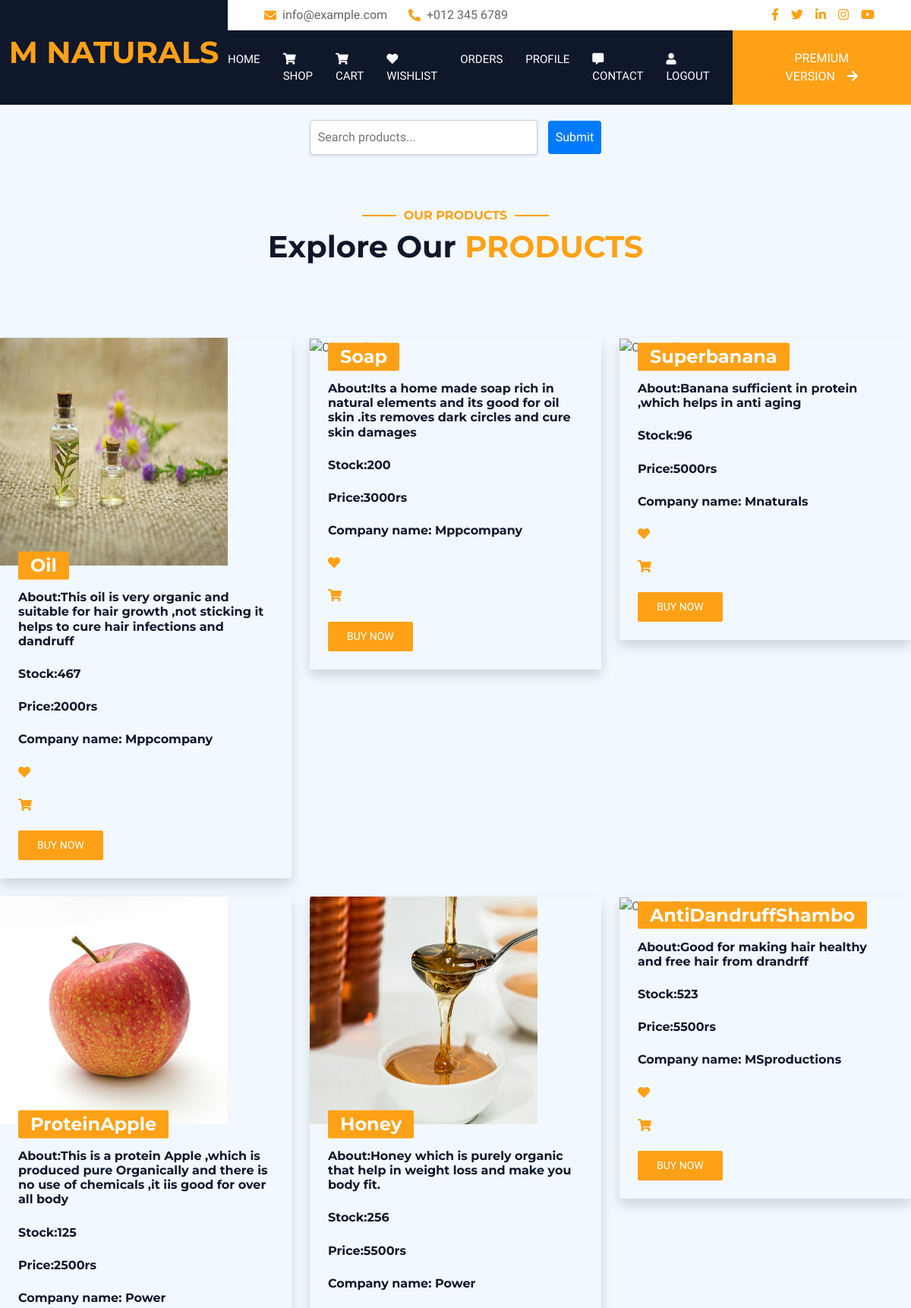
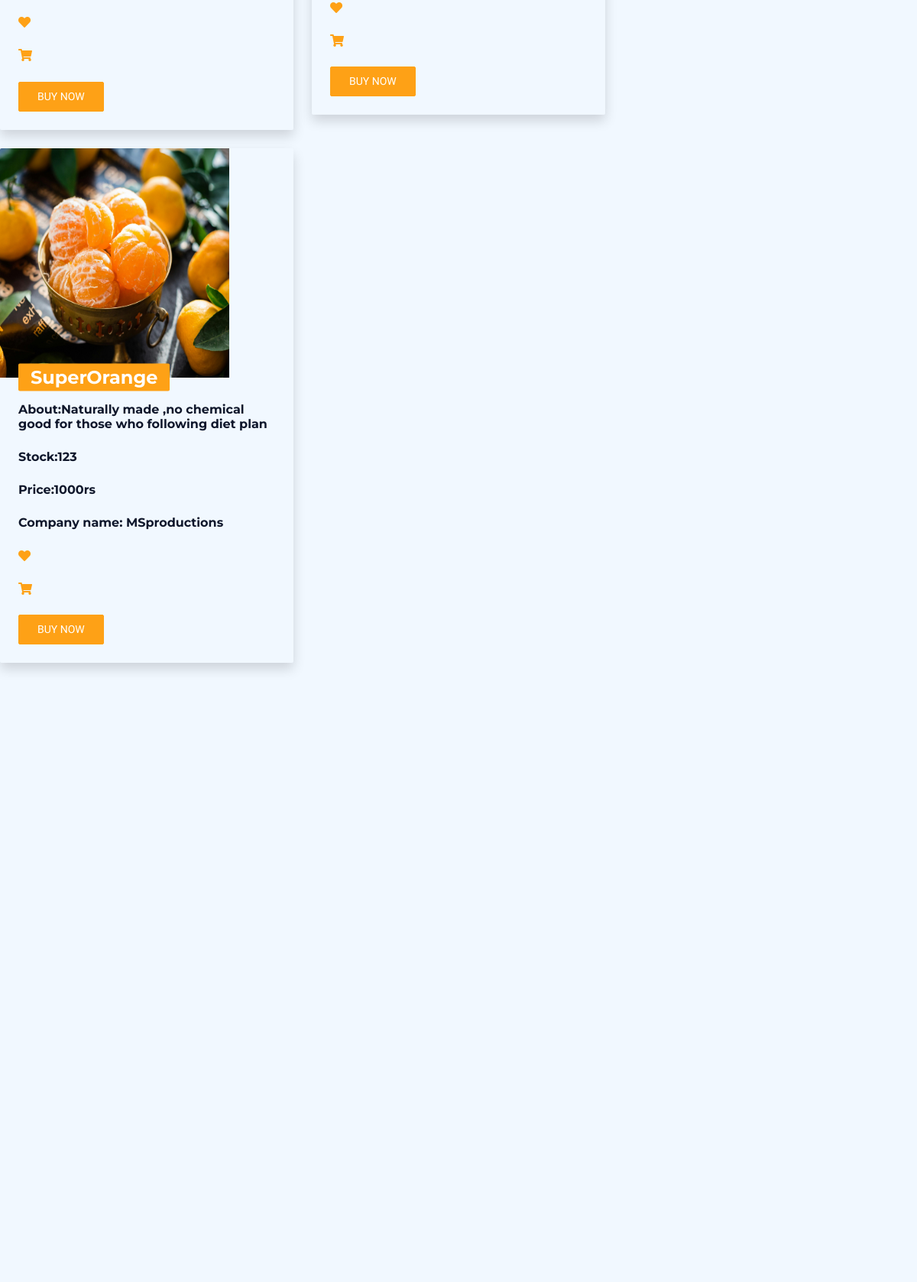
/usershop (signed in, upper part), run on the app's committed database (2 pictures, top to bottom).
### mapp/models.py (models this page shows)
class product(models.Model):
    pname=models.CharField(max_length=20)
    company_details=models.ForeignKey(company_reg,on_delete=models.CASCADE)
    cost=models.IntegerField()
    stock=models.IntegerField()
    image=models.FileField()
    definition=models.CharField(max_length=500)
    status=models.CharField(max_length=20,default="pending")

class company_reg(models.Model):
    company_name=models.CharField(max_length=20)
    company_address=models.CharField(max_length=100)
    company_email=models.EmailField()
    company_condactno=models.IntegerField()
    owner_name=models.CharField(max_length=20)
    owner_adharphoto=models.FileField()
    company_username=models.CharField(max_length=20)
    company_password=models.CharField(max_length=10)
    status=models.CharField(max_length=20)
    payment_status=models.CharField(max_length=20)

### mapp/views.py (the view)
# urls.py: path('usershop',views.usershop),
def usershop(re):
    if 'user' in re.session:
        data = product.objects.all()
        print(data)
        return render(re,'user/usershop.html',{'data': data })
    return render(re,'login.html')

### templates/user/usershop.html (shortened to what this page needs)
<!DOCTYPE html>
<html lang="en">
<head>
    {% load static %}
    <link href="https://cdnjs.cloudflare.com/ajax/libs/font-awesome/5.10.0/css/all.min.css" rel="stylesheet">
    <link href="https://cdn.jsdelivr.net/npm/bootstrap-icons@1.4.1/font/bootstrap-icons.css" rel="stylesheet">
    <link href="lib/animate/animate.min.css" rel="stylesheet">
    <link href="lib/owlcarousel/assets/owl.carousel.min.css" rel="stylesheet">
    <link href="{% static 'lib/tempusdominus/css/tempusdominus-bootstrap-4.min.css' %}" rel="stylesheet" />
    <link href="{% static 'css/bootstrap.min.css' %}" rel="stylesheet">
    <link href="{% static 'css/style.css' %}" rel="stylesheet">
</head>
<body>
        <div class="container-fluid bg-dark px-0">
            <div class="row gx-0">
                <div class="col-lg-3 bg-dark d-none d-lg-block">
                    <a href="/" class="navbar-brand w-100 h-100 m-0 p-0 d-flex align-items-center justify-content-center">
                        <h1 class="m-0 text-primary text-uppercase">M naturals</h1>
                    </a>
                </div>
                <div class="col-lg-9">
                    <div class="row gx-0 bg-white d-none d-lg-flex">
                        <div class="col-lg-7 px-5 text-start">
                            <div class="h-100 d-inline-flex align-items-center py-2 me-4">
                                <i class="fa fa-envelope text-primary me-2"></i>
                                <p class="mb-0">info@example.com</p>
                            </div>
                            <div class="h-100 d-inline-flex align-items-center py-2">
                                <i class="fa fa-phone-alt text-primary me-2"></i>
                                <p class="mb-0">+012 345 6789</p>
                            </div>
                        </div>
                        <div class="col-lg-5 px-5 text-end">
                            <div class="d-inline-flex align-items-center py-2">
                                <a class="me-3" href=""><i class="fab fa-facebook-f"></i></a>
                                <a class="me-3" href=""><i class="fab fa-twitter"></i></a>
                                <a class="me-3" href=""><i class="fab fa-linkedin-in"></i></a>
                                <a class="me-3" href=""><i class="fab fa-instagram"></i></a>
                                <a class="" href=""><i class="fab fa-youtube"></i></a>
                            </div>
                        </div>
                    </div>
                    <nav class="navbar navbar-expand-lg bg-dark navbar-dark p-3 p-lg-0">
                       <div class="collapse navbar-collapse justify-content-between" id="navbarCollapse">
                            <div class="navbar-nav mr-auto py-0">
                                <a href="userlogin" class="nav-item nav-link">Home</a>
                                <a href="usershop" class="nav-item nav-link"><i class="fas fa-shopping-cart"aria-hidden="true"></i> Shop</a>
                                <a href="usercart" class="nav-item nav-link"><i class="fas fa-shopping-cart"></i> Cart</a>
                                <a href="userwishlist" class="nav-item nav-link"><i class="fas fa-heart"></i> Wishlist</a>
                                <a href="bookingdetails" class="nav-item nav-link">ORDERS</a>
                                <a href="userprofile" class="nav-item nav-link">Profile</a>
                                <a href="usercondact" class="nav-item nav-link"><i class="fas fa-comment-alt" aria-hidden="true"></i> contact</a>
                                <a href="logout" class="nav-item nav-link"><i class="fa fa-user" aria-hidden="true"></i> Logout</a>
                            </div>
                            <a href="https://htmlcodex.com/hotel-html-template-pro" class="btn btn-primary rounded-0 py-4 px-md-5 d-none d-lg-block">Premium Version<i class="fa fa-arrow-right ms-3"></i></a>
                        </div>
                    </nav>
                </div>
            </div>
        </div>
 <div class="search-container" style="margin: 20px; text-align: center;">
        <form action="search" method="POST">
            <input type="text" name="query" class="search-box" placeholder="Search products..."  style="padding: 10px; font-size: 16px; width: 300px; border: 1px solid #ccc; border-radius: 4px; box-shadow: 0 2px 4px rgba(0,0,0,0.1);">
            <input type="submit"   style="padding: 10px; font-size: 16px; background-color: #007bff; color: white; border: none; border-radius: 4px; cursor: pointer; margin-left: 10px;"  >
        </form>
 </div>
        <div class="container-xxl py-5">
            <div class="container">
                <div class="text-center wow fadeInUp" data-wow-delay="0.1s">
                    <h6 class="section-title text-center text-primary text-uppercase">Our Products</h6>
                    <h1 class="mb-5">Explore Our <span class="text-primary text-uppercase">Products</span></h1>
                </div>
            </div>
        </div>
        <div class="row g-4">
            {% for i in data %}
                    <div class="col-lg-4 col-md-6 wow fadeInUp" data-wow-delay="0.3s">
                        <div class="room-item shadow rounded overflow-hidden">
                            <div class="position-relative">
                                <img src=" {{i.image.url}}" class="img-rounded" alt="Cinque Terre" width="300" height="300" >
                                <h4 class="position-absolute start-0 top-100 translate-middle-y bg-primary text-white rounded py-1 px-3 ms-4"> {{i.pname}}</h4>
                            </div>
                            <div class="p-4 mt-2">
                                 <div class="d-flex justify-content-between mb-3">
                                     <h6 class="detail-box">About<span>:{{i.definition}}</span></h6>
                                </div>
                                <div class="d-flex justify-content-between mb-3">
                                     <h6 class="detail-box">Stock<span>:{{i.stock}}</span></h6>
                                </div>
                                <div class="d-flex justify-content-between mb-3">
                                     <h6 class="detail-box">Price<span>:{{i.cost}}rs</span></h6>
                                </div>
                                 <div class="d-flex justify-content-between mb-3">
                                     <h6 class="detail-box">Company name<span>: {{i.company_details.company_name}}</span></h6>
                                </div>
                                 <div class="d-flex justify-content-between mb-3">
                                     <h6 class="detail-box"> <span><a href="wish_list/{{i.pk}}"><i class="fas fa-heart"></i></a></span></h6>
                                </div>
                                <div class="d-flex justify-content-between mb-3">
                                     <h6 class="detail-box"> <span><a href="add_cart/{{i.pk}}"><i class="fas fa-shopping-cart"></i></a></span></h6>
                                </div>
                                <div class="d-flex justify-content-between">
                                    <a class="btn btn-sm btn-primary rounded py-2 px-4" href="add_order/{{i.pk}}">BUY NOW</a>
                                </div>
                            </div>
                        </div>
                    </div>
            {% endfor %}
        </div>
<br>
<br>
<br>
<br>
<br>
<br>
<br>
<br>
<br>
<br>
<br>
<br>
<br>
<br>
<br>
<br>
<br>
<br>
<br>
<br>
<br>
<br>
<br>
<br>
<br>
<br>
<br>
<br>
<br>
<br>
<br>
<br>
<br>
<br>
<br>
<br>
<br>
<br>
<br>
<br>
<br>
<br>
</body>
</html>

### static/css/style.css (style rules this page uses)
:root { --primary: #FEA116; --light: #F1F8FF; --dark: #0F172B; }
.btn { font-weight: 500; text-transform: uppercase; transition: .5s; }
.btn.btn-primary, .btn.btn-secondary { color: #FFFFFF; }
.navbar-dark .navbar-nav .nav-link { margin-right: 30px; padding: 25px 0; color: #FFFFFF; font-size: 15px; text-transform: uppercase; outline: none; }
.section-title { position: relative; display: inline-block; }
.section-title::before { position: absolute; content: ""; width: 45px; height: 2px; top: 50%; left: -55px; margin-top: -1px; background: var(--primary); }
.section-title::after { position: absolute; content: ""; width: 45px; height: 2px; top: 50%; right: -55px; margin-top: -1px; background: var(--primary); }

### data on the page
product: image (picture), pname "Oil", definition "This oil is very organic and suitable for hair growth ,not sticking it helps to cure hair infections and dandruff", stock "467", cost "2000", company_details.company_name "Mppcompany"
product: pname "Soap", definition "Its a home made soap rich in natural elements and its good for oil skin .its removes dark circles and cure skin damages", stock "200", cost "3000", company_details.company_name "Mppcompany"
product: pname "Superbanana", definition "Banana sufficient in protein ,which helps in anti aging", stock "96", cost "5000", company_details.company_name "Mnaturals"
product: image (picture), pname "ProteinApple", definition "This is a protein Apple ,which is produced pure Organically and there is no use of chemicals ,it iis good for over all body", stock "125", cost "2500", company_details.company_name "Power"
product: image (picture), pname "Honey", definition "Honey which is purely organic that help in weight loss and make you body fit.", stock "256", cost "5500", company_details.company_name "Power"
product: pname "AntiDandruffShambo", definition "Good for making hair healthy and free hair from drandrff", stock "523", cost "5500", company_details.company_name "MSproductions"
product: image (picture), pname "SuperOrange", definition "Naturally made ,no chemical good for those who following diet plan", stock "123", cost "1000", company_details.company_name "MSproductions"
